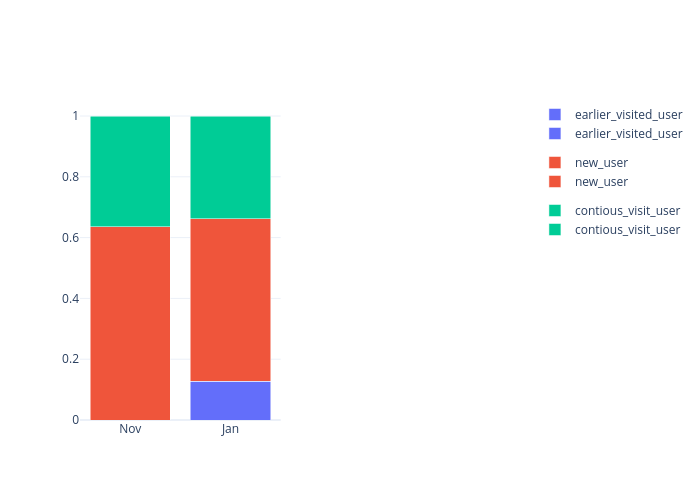

Notebook cell for this chart:
### Code cell
fig = px.bar(df_11_agg, x= ['Nov'] * len(df_11_agg), y='portion', color = 'variable', barmode='stack')
fig.update_layout(title = '', template = 'plotly_white', height = 700, width = 500) 

fig_1 = px.bar(df_1_agg, x= ['Jan'] * len(df_1_agg), y='portion', color = 'variable', barmode='stack')

subplot = make_subplots(rows=1, cols = 2)

for trace in fig.data:
    subplot.add_trace(trace)

for trace in fig_1.data:
    subplot.add_trace(trace)

subplot.update_layout(barmode = 'stack', template = 'plotly_white', height = 500, width = 700)
subplot.show()

### Figure 1 — Plotly figure (JSON) as saved in the notebook; plotly's stock layout.template omitted (floating-point values rounded to 4 significant figures)
{"data": [{"hovertemplate": "variable=earlier_visited_user<br>x=%{x}<br>portion=%{y}<extra></extra>", "legendgroup": "earlier_visited_user", "marker": {"color": "#636efa", "pattern": {"shape": ""}}, "name": "earlier_visited_user", "orientation": "v", "showlegend": true, "textposition": "auto", "type": "bar", "x": ["Nov"], "xaxis": "x", "y": [0.0], "yaxis": "y"}, {"hovertemplate": "variable=new_user<br>x=%{x}<br>portion=%{y}<extra></extra>", "legendgroup": "new_user", "marker": {"color": "#EF553B", "pattern": {"shape": ""}}, "name": "new_user", "orientation": "v", "showlegend": true, "textposition": "auto", "type": "bar", "x": ["Nov"], "xaxis": "x", "y": [0.6358], "yaxis": "y"}, {"hovertemplate": "variable=contious_visit_user<br>x=%{x}<br>portion=%{y}<extra></extra>", "legendgroup": "contious_visit_user", "marker": {"color": "#00cc96", "pattern": {"shape": ""}}, "name": "contious_visit_user", "orientation": "v", "showlegend": true, "textposition": "auto", "type": "bar", "x": ["Nov"], "xaxis": "x", "y": [0.3642], "yaxis": "y"}, {"hovertemplate": "variable=earlier_visited_user<br>x=%{x}<br>portion=%{y}<extra></extra>", "legendgroup": "earlier_visited_user", "marker": {"color": "#636efa", "pattern": {"shape": ""}}, "name": "earlier_visited_user", "orientation": "v", "showlegend": true, "textposition": "auto", "type": "bar", "x": ["Jan"], "xaxis": "x", "y": [0.1275], "yaxis": "y"}, {"hovertemplate": "variable=new_user<br>x=%{x}<br>portion=%{y}<extra></extra>", "legendgroup": "new_user", "marker": {"color": "#EF553B", "pattern": {"shape": ""}}, "name": "new_user", "orientation": "v", "showlegend": true, "textposition": "auto", "type": "bar", "x": ["Jan"], "xaxis": "x", "y": [0.5341], "yaxis": "y"}, {"hovertemplate": "variable=contious_visit_user<br>x=%{x}<br>portion=%{y}<extra></extra>", "legendgroup": "contious_visit_user", "marker": {"color": "#00cc96", "pattern": {"shape": ""}}, "name": "contious_visit_user", "orientation": "v", "showlegend": true, "textposition": "auto", "type": "bar", "x": ["Jan"], "xaxis": "x", "y": [0.3384], "yaxis": "y"}], "layout": {"barmode": "stack", "height": 500, "width": 700, "xaxis": {"anchor": "y", "domain": [0, 0.45]}, "xaxis2": {"anchor": "y2", "domain": [0.55, 1]}, "yaxis": {"anchor": "x", "domain": [0, 1]}, "yaxis2": {"anchor": "x2", "domain": [0, 1]}}}
